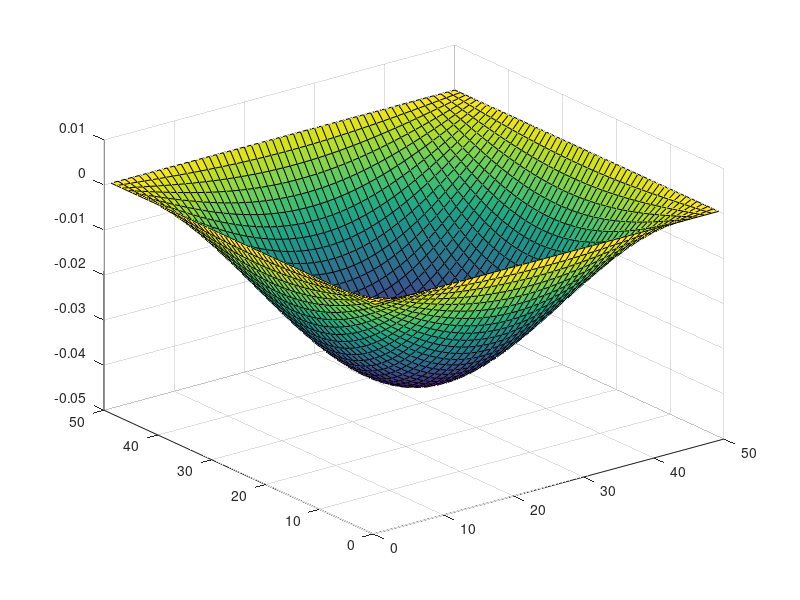
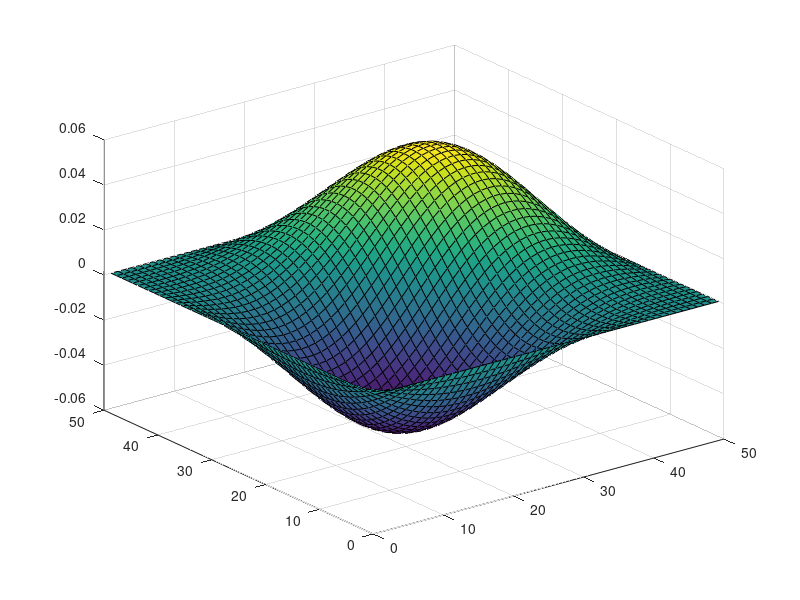
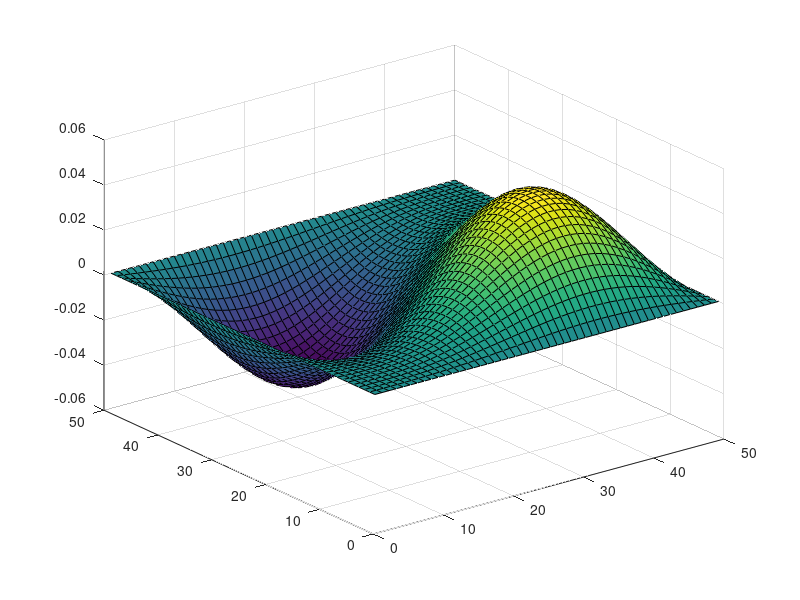
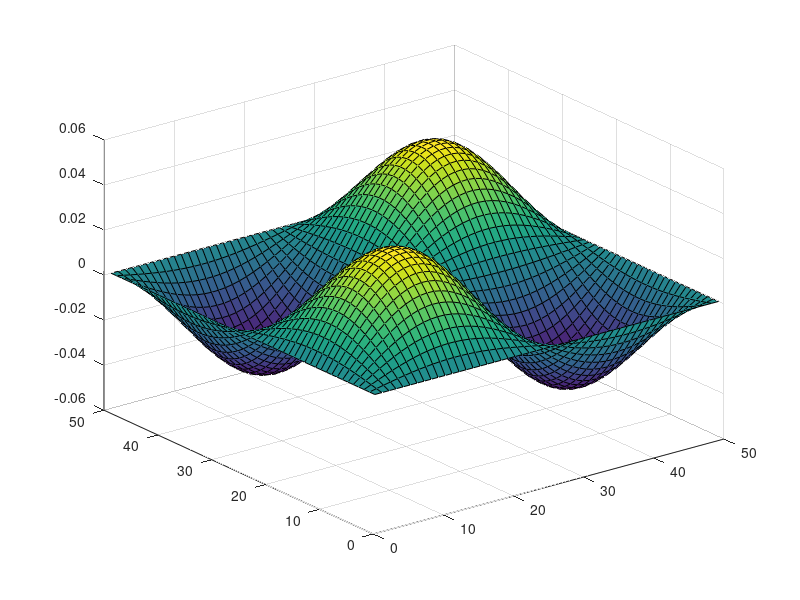

MATLAB code to generate these figures, in order:
%constants
L = 50; %size of matrix in x (nx)
W = 50; %size of matrix in y (ny)
iter = 500; %number of iterations
V0 = 2; %initial velocity

%create initial matrices
G = sparse(L*W,L*W);
F = zeros(L*W,1);

%generate G matrix
for x = 1:L
    for y = 1:W
        
    %mapping equation
    n = y + (x-1) * W;

    %local mapping
    nxm = y+(x-2)*W;
    nxp = y+(x)*W;
    nym = (y-1)+(x-1)*W;
    nyp = (y+1)+(x-1)*W;

        if(x ==1)
            G(n,n) = 1;
            F(n) = 1;
        elseif (x==L)
            G(n,n) = 1;
            F(n) = 1;
        elseif (y ==1)
            G(n,n) = 1;
        elseif(y ==W)
            G(n,n) = 1;
        %elseif(y>10&y<20&x<20&x>10) %include this to see how changing G
                                     %matrix affects results
            %G(n,n) = -2;
        else
           G(n,nxm) = 1;
           G(n,n) = -4;
           G(n,nxp) = 1;
           G(n,nym) = 1;
           G(n,nyp) = 1;
        end
    end
end

 V = G\F;

% %populate V matrix solution
 for (x = 1:L)
     for (y = 1:W)
         n = y + (x-1) * W;
         VMatrix(x,y) = V(n);
     end
 end

[E,D] = eigs(G,9,'SM');
Evals = diag(D);

%plots
%plot G
figure(10)
spy(G);

%plot eigenvalues
figure(11)
plot(Evals);

%plot eigenvectors
figure(12)
surf(VMatrix);

%get remapped values and plot all 9 solutions
n = 1;
while n < 10
for (x = 1:L)
    for y = 1:W
        M(x,y) = E(y+((x-1)*W),n);
    end
end
figure(n)
surf(M);
n = n+1;
end
